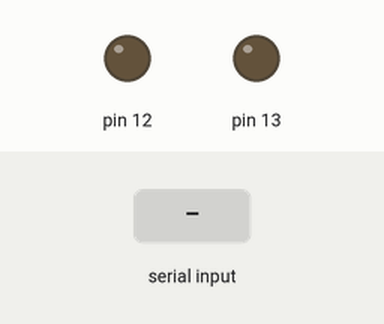
A sketch run on a simulated Arduino Uno, built with avr-gcc and run on an emulated ATmega328P. Shown: output pins drawn as LEDs (lit = HIGH). The test bench sets the inputs (shaded band). What the sketch prints to the serial monitor is not drawn.

Above: at 1.2 s.
1.3 s: "1" received over Serial
At 1.8 s:
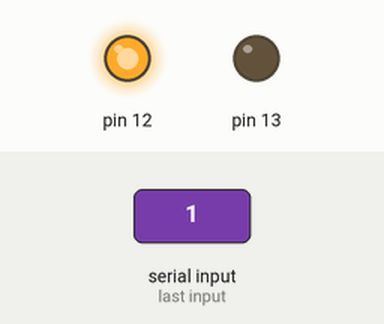
2.8 s: "0" received over Serial
At 4.0 s:
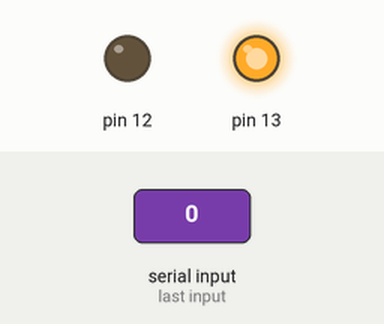
4.3 s: "2" received over Serial
At 5.3 s:
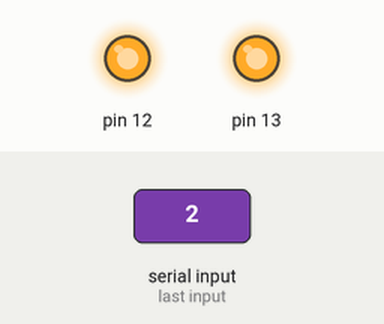
Timing chart, 0 to 7.3 s (numbered marks = the images above; inputs shaded):
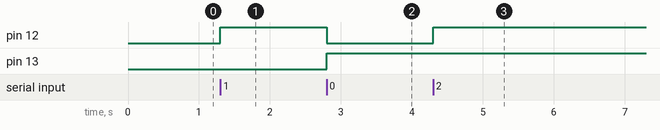

Measured:
- after the input at 1.3 s, pin 12: LOW → HIGH at once
- after the input at 2.8 s, pin 12: HIGH → LOW at once; pin 13: LOW → HIGH at once
- after the input at 4.3 s, pin 12: LOW → HIGH at once

The sketch:

scraper2.ino
```cpp
char serialData;

void setup() {
  // put your setup code here, to run once:
  pinMode(12,OUTPUT);
  pinMode(13,OUTPUT);
  Serial.begin(9600);
}

void loop() {
  // put your main code here, to run repeatedly:
  if(Serial.available() > 0)
  {
    serialData = Serial.read();
    Serial.print(serialData);

    if(serialData == '1')
    {
      digitalWrite(12, HIGH);
      digitalWrite(13, LOW);
    }
    else if(serialData == '0')
    {
      digitalWrite(13, HIGH);
      digitalWrite(12, LOW);
    }
    else if(serialData == '2')
    {
      digitalWrite(13, HIGH);
      digitalWrite(12, HIGH);
    }

  }

}
```
